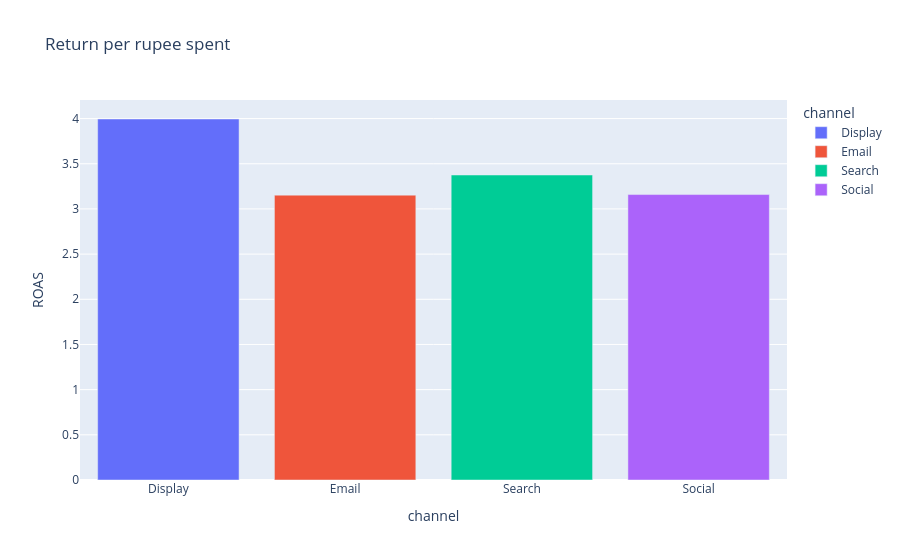

Notebook source saved alongside this figure:
### Markdown cell above
**Interpretation and reasoning**

Both lines are monetary totals in INR. Their difference is not net profit because product/service costs and other expenses are missing. Attributed sales may reflect a delay or an attribution rule the CSV does not explain. The chart reveals timing and scale to investigate; it does not prove that a higher spend caused that day's revenue. Hover in the interactive version supplies the exact grouped values.

### Step 15 - Plot aggregate channel ROAS with scale in hover details

**Question:** Which selected channel reports the highest efficiency, and at what scale?

### Code cell
# Reset the channel index into a normal column for Plotly's x argument.
channels = channel_summary.reset_index().rename(columns={"roas": "ROAS"})
channels["CTR_pct"] = 100 * channels["clicks"].div(
    channels["impressions"].replace(0, float("nan"))
)
print(channels[["channel", "ROAS", "spend", "conversions", "CTR_pct"]]
      .round(2).to_string(index=False))

fig = px.bar(
    channels, x="channel", y="ROAS", color="channel",
    title="Return per rupee spent", hover_data=["spend", "conversions", "CTR_pct"],
)
# Render this figure directly in the notebook output.
display(fig)

### Figure 1 — Plotly figure (JSON) as saved in the notebook; plotly's stock layout.template omitted (floating-point values rounded to 4 significant figures)
{"data": [{"customdata": [[646000.0, 3391.0, 4.37]], "hovertemplate": "channel=%{x}<br>ROAS=%{y}<br>spend=%{customdata[0]}<br>conversions=%{customdata[1]}<br>CTR_pct=%{customdata[2]}<extra></extra>", "legendgroup": "Display", "marker": {"color": "#636efa", "pattern": {"shape": ""}}, "name": "Display", "orientation": "v", "showlegend": true, "textposition": "auto", "type": "bar", "x": ["Display"], "xaxis": "x", "y": [3.995], "yaxis": "y"}, {"customdata": [[628000.0, 2837.0, 3.997]], "hovertemplate": "channel=%{x}<br>ROAS=%{y}<br>spend=%{customdata[0]}<br>conversions=%{customdata[1]}<br>CTR_pct=%{customdata[2]}<extra></extra>", "legendgroup": "Email", "marker": {"color": "#EF553B", "pattern": {"shape": ""}}, "name": "Email", "orientation": "v", "showlegend": true, "textposition": "auto", "type": "bar", "x": ["Email"], "xaxis": "x", "y": [3.153], "yaxis": "y"}, {"customdata": [[558100.0, 2701.0, 4.366]], "hovertemplate": "channel=%{x}<br>ROAS=%{y}<br>spend=%{customdata[0]}<br>conversions=%{customdata[1]}<br>CTR_pct=%{customdata[2]}<extra></extra>", "legendgroup": "Search", "marker": {"color": "#00cc96", "pattern": {"shape": ""}}, "name": "Search", "orientation": "v", "showlegend": true, "textposition": "auto", "type": "bar", "x": ["Search"], "xaxis": "x", "y": [3.376], "yaxis": "y"}, {"customdata": [[599700.0, 2705.0, 4.143]], "hovertemplate": "channel=%{x}<br>ROAS=%{y}<br>spend=%{customdata[0]}<br>conversions=%{customdata[1]}<br>CTR_pct=%{customdata[2]}<extra></extra>", "legendgroup": "Social", "marker": {"color": "#ab63fa", "pattern": {"shape": ""}}, "name": "Social", "orientation": "v", "showlegend": true, "textposition": "auto", "type": "bar", "x": ["Social"], "xaxis": "x", "y": [3.159], "yaxis": "y"}], "layout": {"barmode": "relative", "legend": {"title": {"text": "channel"}, "tracegroupgap": 0}, "title": {"text": "Return per rupee spent"}, "xaxis": {"anchor": "y", "categoryarray": ["Display", "Email", "Search", "Social"], "categoryorder": "array", "domain": [0.0, 1.0], "title": {"text": "channel"}}, "yaxis": {"anchor": "x", "domain": [0.0, 1.0], "title": {"text": "ROAS"}}}}
